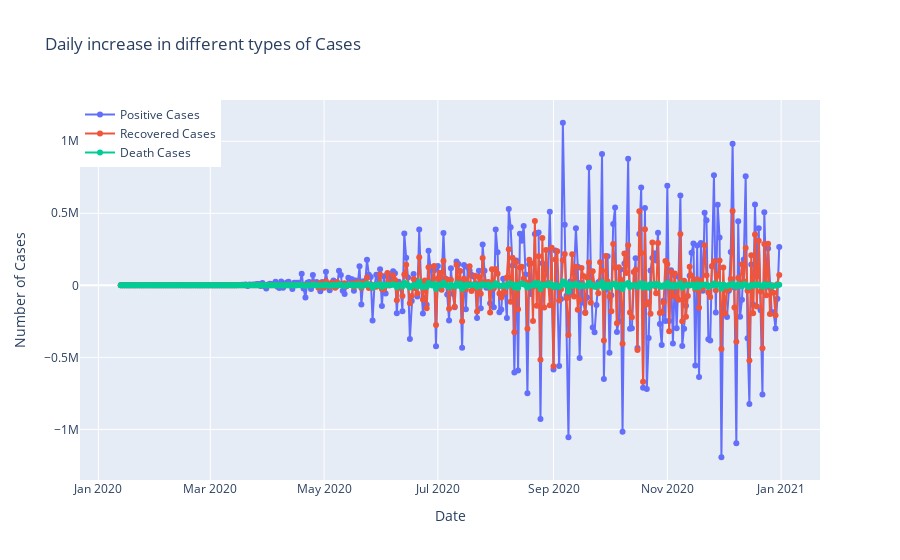

Notebook code cell kept with this figure:
### Code cell
print("Average increase in number of Positive Cases every day: ",np.round(datewise["positive"].diff().fillna(0).mean()))
print("Average increase in number of Recovered Cases every day: ",np.round(datewise["recovered"].diff().fillna(0).mean()))
print("Average increase in number of Deaths Cases every day: ",np.round(datewise["death"].diff().fillna(0).mean()))

fig=go.Figure()
fig.add_trace(go.Scatter(x=datewise.index, y=datewise["positive"].diff().fillna(0),mode='lines+markers',
                    name='Positive Cases'))
fig.add_trace(go.Scatter(x=datewise.index, y=datewise["recovered"].diff().fillna(0),mode='lines+markers',
                    name='Recovered Cases'))
fig.add_trace(go.Scatter(x=datewise.index, y=datewise["death"].diff().fillna(0),mode='lines+markers',
                    name='Death Cases'))
fig.update_layout(title="Daily increase in different types of Cases",
                 xaxis_title="Date",yaxis_title="Number of Cases",legend=dict(x=0,y=1,traceorder="normal"))
fig.show()

### Figure 1 — Plotly figure (JSON) as saved in the notebook; plotly's stock layout.template omitted (floating-point values rounded to 4 significant figures; data arrays with more than 128 entries replaced by an {"elided": "..."} marker saying what was removed)
{"data": [{"mode": "lines+markers", "name": "Positive Cases", "type": "scatter", "x": {"elided": "354 str values"}, "y": {"elided": "354 int values"}}, {"mode": "lines+markers", "name": "Recovered Cases", "type": "scatter", "x": {"elided": "354 str values"}, "y": {"elided": "354 int values"}}, {"mode": "lines+markers", "name": "Death Cases", "type": "scatter", "x": {"elided": "354 str values"}, "y": {"elided": "354 int values"}}], "layout": {"legend": {"traceorder": "normal", "x": 0, "y": 1}, "title": {"text": "Daily increase in different types of Cases"}, "xaxis": {"title": {"text": "Date"}}, "yaxis": {"title": {"text": "Number of Cases"}}}}
